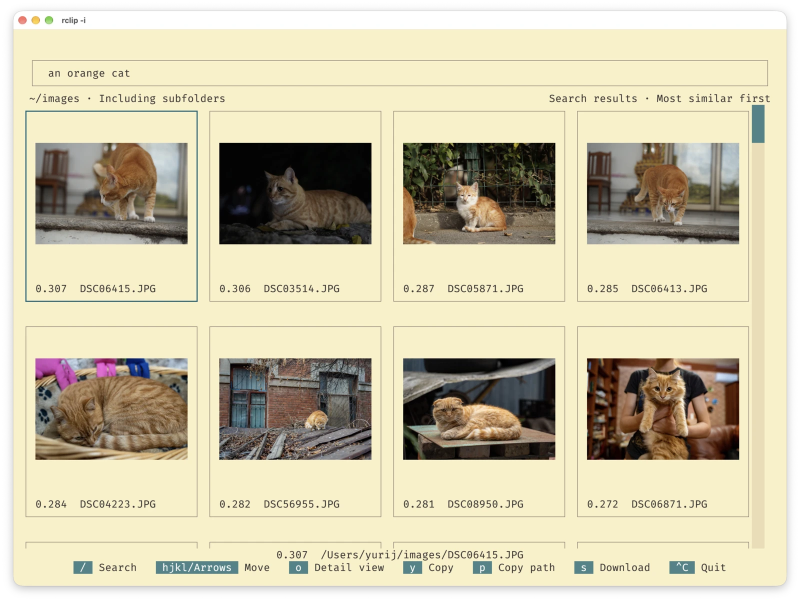
#> input picture resources/rclip-tui.webp, 1600 x 1203 px (shown at 1/2 size)
$ python -i preprocess.py   (imports and definitions only)
#> lines starting #> are read from the running program, lines starting #| are printed output that depends on the picture
#> further down, picture is the input picture: PIL image 1600x1203 RGBA; mean R, G, B, A 187.6, 180.2, 153.1, 236.4
"""
CLIP image preprocessing in pure PIL + numpy.
Replicates the open_clip preprocessing pipeline for ViT-B-32-256/datacomp_s34b_b86k:
  Resize(256, bicubic, antialias) → CenterCrop(256) → RGB float32 [0,1] → Normalize(CLIP mean/std)
"""

import numpy as np
import numpy.typing as npt
from PIL import Image

IMAGE_SIZE = 256
MEAN = np.array([0.48145466, 0.4578275, 0.40821073], dtype=np.float32)
STD = np.array([0.26862954, 0.26130258, 0.27577711], dtype=np.float32)


def preprocess(image: Image.Image) -> npt.NDArray[np.float32]:
  """Preprocess one PIL image into a float32 array of shape [3, 256, 256].

  Modifies ``image`` in place when it is a lazily-decoded JPEG: the decoder is asked to hand back
  the largest power-of-two DCT reduction that still covers the 256px crop, which skips most of the
  decoding and resampling work for camera-sized photos. No-op for smaller images, other formats,
  and images that are already decoded.
  """
  image.draft("RGB", (IMAGE_SIZE, IMAGE_SIZE))
  image = image.convert("RGB")
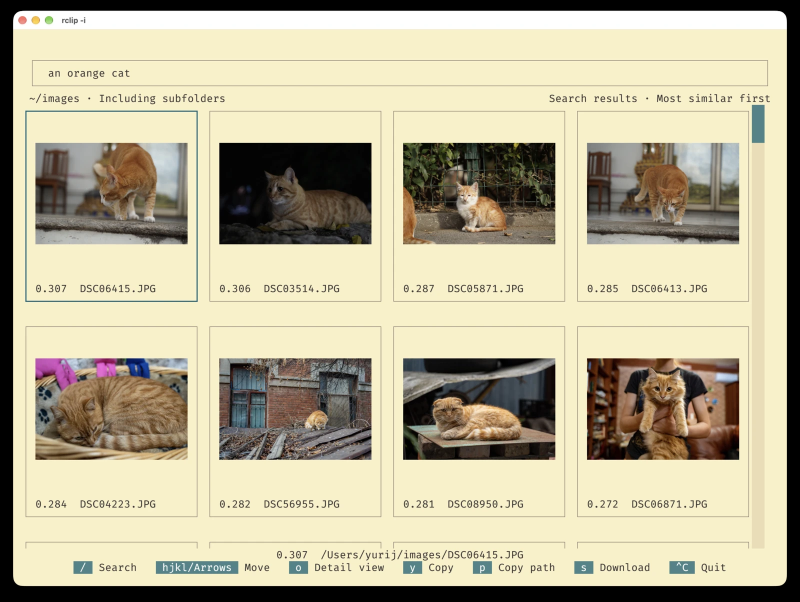
#> image: PIL image 1600x1203 RGB (shown at 1/2 size); mean R, G, B 187.6, 180.2, 153.1

  # Resize shortest side to 256. PIL.Image.resize expects (width, height).
  width, height = image.size
#> width = 1600; height = 1203
  if width < height:
    resized_width = IMAGE_SIZE
    resized_height = int(height * IMAGE_SIZE / width)
  else:
    resized_height = IMAGE_SIZE
    resized_width = int(width * IMAGE_SIZE / height)
#> resized_width = 340
  image = image.resize((resized_width, resized_height), Image.Resampling.BICUBIC)
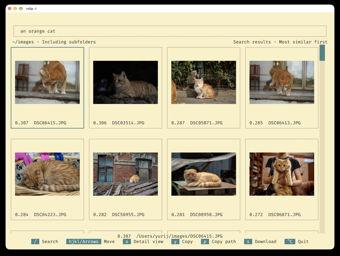
#> image: PIL image 340x256 RGB; mean R, G, B 187.6, 180.3, 153.2

  # Center crop 256x256
  width, height = image.size
#> width = 340; height = 256
  left = round((width - IMAGE_SIZE) / 2.0)
#> left = 42
  top = round((height - IMAGE_SIZE) / 2.0)
#> top = 0
  image = image.crop((left, top, left + IMAGE_SIZE, top + IMAGE_SIZE))
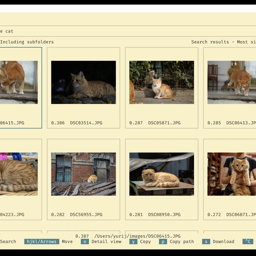
#> image: PIL image 256x256 RGB; mean R, G, B 190, 182.5, 154.8

  # To float32 [0, 1], shape [H, W, 3]
  pixel_array = np.array(image, dtype=np.float32) / 255.0

  # Normalize
  pixel_array = (pixel_array - MEAN) / STD

  # HWC → CHW
  pixel_array = pixel_array.transpose(2, 0, 1)
  return pixel_array

>>> from PIL import Image
>>> picture = Image.open('../../resources/rclip-tui.webp')
>>> result = preprocess(picture)
